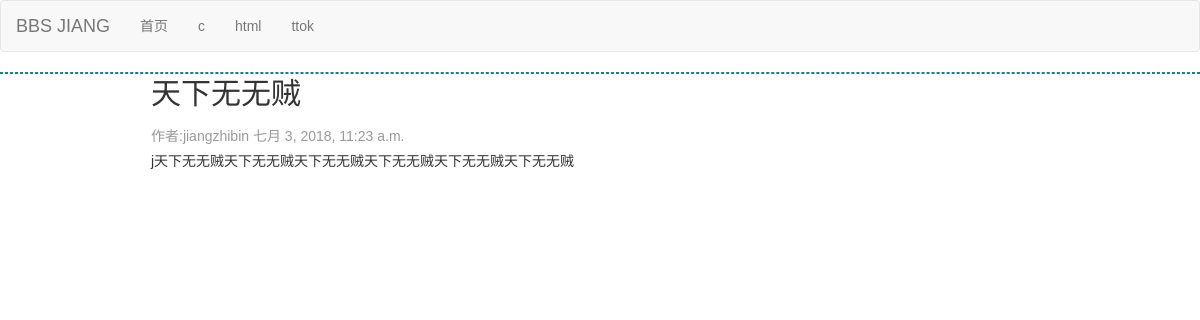
The page /article_detail/3 on the database its author committed.
### blog/models.py (models this page shows, shortened)
class Category(models.Model):
    name = models.CharField(max_length=64,unique=True)
    brief = models.CharField(null=True,blank=True,max_length=255)
    slug = models.CharField(null=True,blank=True,max_length=255)
    set_as_top_menu = models.BooleanField(default=False)
    position_index = models.SmallIntegerField()
    admins = models.ManyToManyField("UserProfile",blank=True)

class Article(models.Model):
    title = models.CharField(u"标题",max_length=255)
    brief = models.CharField(u"摘要",null=True,blank=True,max_length=255)
    category = models.ForeignKey("Category",on_delete=models.CASCADE)
    content = models.TextField(u"文章内容")
    author = models.ForeignKey("UserProfile",on_delete=models.CASCADE)
    pub_date = models.DateTimeField(u"发布时间",blank=True,null=True)
    last_modify = models.DateTimeField(auto_now=True)
    priority = models.IntegerField(u"优先级",default=1000)
    head_img = models.ImageField(u"文章封面",upload_to="uploads")
    status_choices = (('draft',u"草稿"),
                      ('published',u"已发布"),
                      ('hidden',u"隐藏"),
                      )
    status = models.CharField(choices=status_choices,default='published',max_length=32)

class UserProfile(models.Model):
    user = models.OneToOneField(User,on_delete=models.CASCADE)
    name =models.CharField(max_length=32)

### blog/views.py (the view)
# urls.py: path('article_detail/<int:article_id>', views.article_detail,name='article_detail'),
def article_detail(request,article_id):
    article_obj = models.Article.objects.get(id=article_id)
    return render(request,'article_detail.html',{'article_obj':article_obj,
                                                     'category_list':category_list,})

### templates/article_detail.html (shortened to what this page needs)
{% load custom %}
{% load markdown_deux_tags %}
<!DOCTYPE html>
<html lang="zh-CN">
  <head>
    <link href="/static/bootstrap/css/bootstrap.min.css" rel="stylesheet">
    <link href="/static/bootstrap/css/mine.css" rel="stylesheet">
  </head>
  <body>
   <nav class="navbar navbar-default">
  <div class="container-fluid">
    <div class="navbar-header">
      <a class="navbar-brand" href="/">BBS JIANG</a>
    </div>
    <div class="collapse navbar-collapse" id="bs-example-navbar-collapse-1">
      <ul class="nav navbar-nav">
           {% for category in category_list %}
            {% if category.id == category_obj.id %}
                <li class="active"><a href="/category/{{ category.id }}">{{ category.name }}</a></li>
            {% else %}
                <li class=""><a href="/category/{{ category.id }}">{{ category.name }}</a></li>
            {% endif %}
          {% endfor%}
      </ul>
    </div>
  </div>
</nav>
    <div class="page-container">
      <div class="wrap-left">
        <div class="article-title-bg">
            {{ article_obj.title }}
        </div>
        <div class="article-title-brief">
            <span>作者:{{ article_obj.author.name }}</span>
            <span>{{ article_obj.pub_date }}</span>
        </div>
        <div class="article-content">
            {{ article_obj.content | markdown }}
        </div>
    </div>
    </div>
</body>
</html>

### rows shown on the page
Category: name "首页"
Category: name "c"
Category: name "html"
Category: name "ttok"
Article: title "天下无无贼", author.name "jiangzhibin", pub_date "七月 3, 2018, 11:23 a.m.", content "j天下无无贼天下无无贼天下无无贼天下无无贼天下无无贼天下无无贼"
